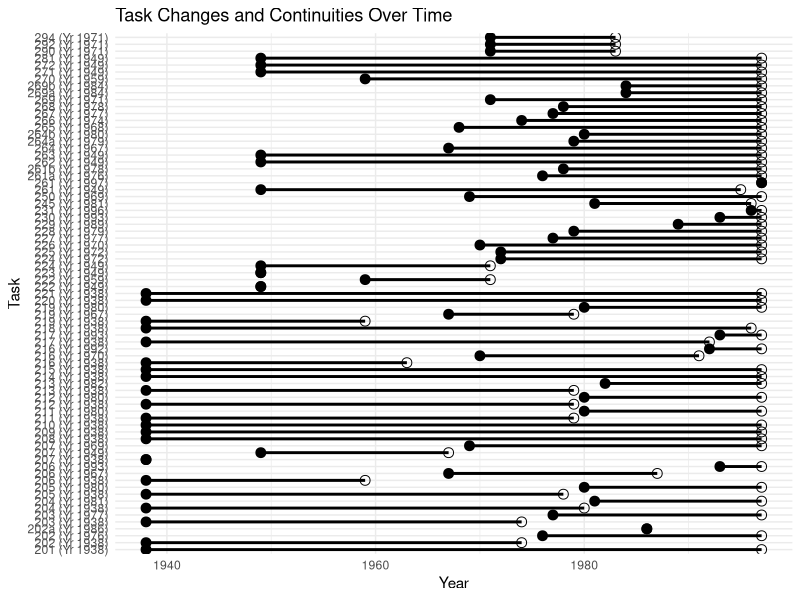

Reproduce this figure in R.
library(tidyverse)

# Load the data
data <- read.csv("labels.csv")

# Process the data to identify the start, end, and reassignment years
task_info <- data |>
  group_by(label) |>
  summarise(start = min(Year), end = max(Year), Task = first(Task)) |>
  mutate(Task = as.factor(Task))

# Identify reassigned tasks (task number and first few numbers of the label don't match)
data$label_prefix <- as.numeric(sub("\\(.*", "", data$label))
reassigned_tasks <- data |>
  filter(Task != label_prefix) |>
  mutate(Task = as.factor(Task))

# Prepare the plot
ggplot() +
  geom_segment(data=task_info, aes(x=start, xend=end, y=label, yend=label),
               size = 1) +
  geom_point(data=task_info, aes(x=start, y=label), size=3) +
  geom_point(data=task_info, aes(x=end, y=label), shape=1, size=3) +
  geom_point(data=reassigned_tasks, 
             aes(x=Year, y=label), color="red", shape=4, size=3) +
  scale_y_discrete(limits = task_info$label) +
  labs(x="Year", y="Task", title="Task Changes and Continuities Over Time") +
  theme_minimal()
